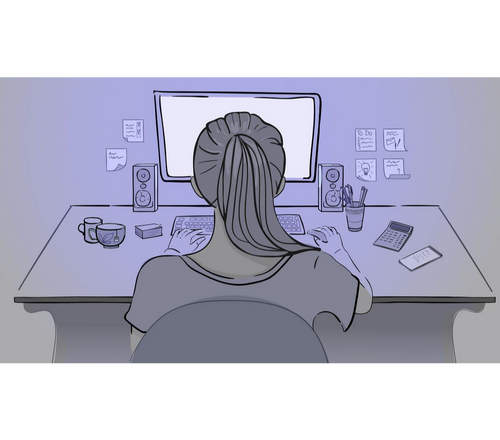
#> input picture x-res/girlcomp.png, 500 x 440 px, found by its file name
$ python convertimg.py
#> lines starting #> are read from the running program, lines starting #| are printed output that depends on the picture
#to convert image from png to jpeg

from PIL import Image

img = Image.open("x-res\\girlcomp.png")
#> img is the input picture: PIL image 500x440 RGBA; mean R, G, B, A 99.2, 99.4, 117.1, 165.7
rgb_im = img.convert('RGB')
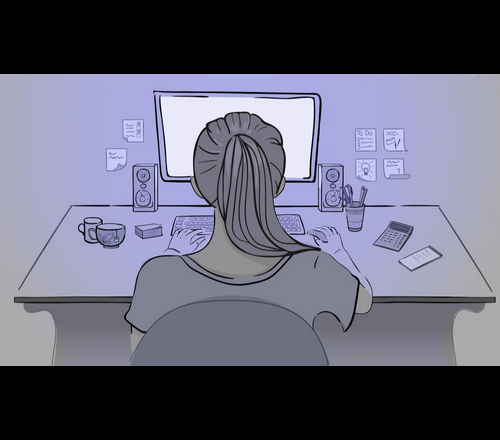
#> rgb_im: PIL image 500x440 RGB; mean R, G, B 99.2, 99.4, 117.1
rgb_im.save("output.jpg")
